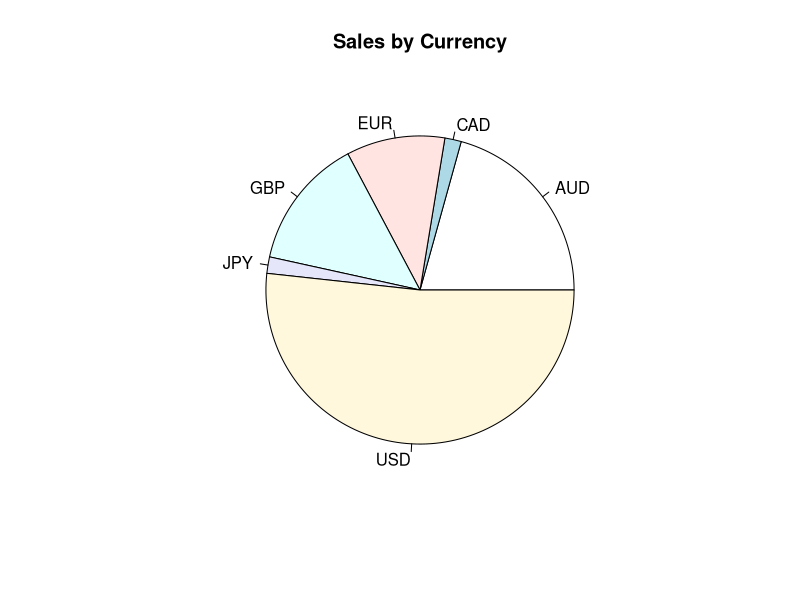
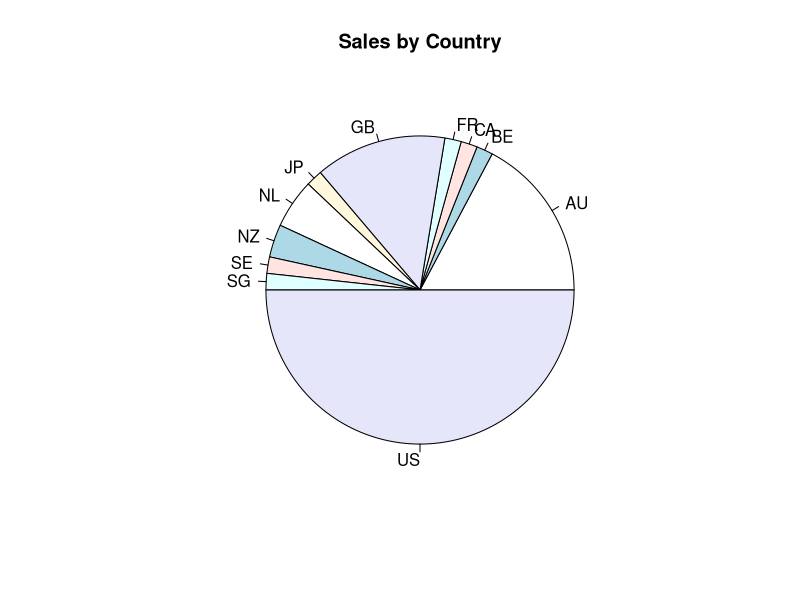

Recreate these plots in R, in order.
s_all <- read.table("WeeklySales.txt", header=TRUE, sep="\t")

sale_currencies <- aggregate(s_all$Units,FUN=sum,by=list(s_all$Currency))
colnames(sale_currencies) <- c("Currency", "Count")

sale_countries <- aggregate(s_all$Units,FUN=sum,by=list(s_all$Country.Code))
colnames(sale_countries) <- c("Country", "Count")

# Pie chart of currencies & countries

png("currency_piechart.png", width=600, height=600)
pie(sale_currencies$Count, labels=sale_currencies$Currency,main="Sales by Currency")
dev.off()

png("country_piechart.png", width=600, height=600)
pie(sale_countries$Count, labels=sale_countries$Country,main="Sales by Country")
dev.off()

